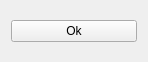
<?xml version="1.0" encoding="UTF-8"?>
<ui version="4.0">
 <class>MainWindow</class>
 <widget class="QMainWindow" name="MainWindow">
  <property name="geometry">
   <rect>
    <x>0</x>
    <y>0</y>
    <width>148</width>
    <height>62</height>
   </rect>
  </property>
  <property name="windowTitle">
   <string>MainWindow</string>
  </property>
  <property name="toolTip">
   <string>Button</string>
  </property>
  <widget class="QWidget" name="centralWidget">
   <layout class="QGridLayout" name="gridLayout">
    <item row="0" column="0">
     <widget class="QPushButton" name="pushButton">
      <property name="whatsThis">
       <string>This is Button
Class QButton</string>
      </property>
      <property name="text">
       <string>Ok</string>
      </property>
     </widget>
    </item>
   </layout>
  </widget>
  <widget class="QMenuBar" name="menuBar">
   <property name="geometry">
    <rect>
     <x>0</x>
     <y>0</y>
     <width>148</width>
     <height>21</height>
    </rect>
   </property>
  </widget>
 </widget>
 <layoutdefault spacing="6" margin="11"/>
 <resources/>
 <connections/>
</ui>
